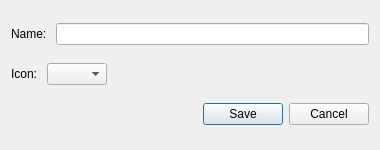
<?xml version="1.0" encoding="UTF-8"?>
<ui version="4.0">
 <class>TableEditor</class>
 <widget class="QDialog" name="TableEditor">
  <property name="geometry">
   <rect>
    <x>0</x>
    <y>0</y>
    <width>380</width>
    <height>150</height>
   </rect>
  </property>
  <property name="sizePolicy">
   <sizepolicy hsizetype="Fixed" vsizetype="Fixed">
    <horstretch>0</horstretch>
    <verstretch>0</verstretch>
   </sizepolicy>
  </property>
  <property name="minimumSize">
   <size>
    <width>380</width>
    <height>150</height>
   </size>
  </property>
  <property name="maximumSize">
   <size>
    <width>380</width>
    <height>150</height>
   </size>
  </property>
  <property name="windowTitle">
   <string>Dialog</string>
  </property>
  <layout class="QVBoxLayout" name="verticalLayout">
   <item>
    <layout class="QHBoxLayout" name="horizontalLayout_4">
     <item>
      <widget class="QLabel" name="label_name">
       <property name="text">
        <string>Name: </string>
       </property>
      </widget>
     </item>
     <item>
      <widget class="QLineEdit" name="line_name"/>
     </item>
    </layout>
   </item>
   <item>
    <layout class="QHBoxLayout" name="horizontalLayout_5">
     <item>
      <widget class="QLabel" name="label_icon">
       <property name="text">
        <string>Icon: </string>
       </property>
      </widget>
     </item>
     <item>
      <widget class="QComboBox" name="comboBox_icon">
       <property name="sizePolicy">
        <sizepolicy hsizetype="Fixed" vsizetype="Fixed">
         <horstretch>0</horstretch>
         <verstretch>0</verstretch>
        </sizepolicy>
       </property>
       <property name="minimumSize">
        <size>
         <width>60</width>
         <height>0</height>
        </size>
       </property>
       <property name="maximumSize">
        <size>
         <width>60</width>
         <height>16777215</height>
        </size>
       </property>
      </widget>
     </item>
     <item>
      <spacer name="horizontalSpacer">
       <property name="orientation">
        <enum>Qt::Orientation::Horizontal</enum>
       </property>
       <property name="sizeHint" stdset="0">
        <size>
         <width>50</width>
         <height>20</height>
        </size>
       </property>
      </spacer>
     </item>
    </layout>
   </item>
   <item>
    <layout class="QHBoxLayout" name="horizontalLayout_6">
     <item>
      <spacer name="horizontalSpacer_2">
       <property name="orientation">
        <enum>Qt::Orientation::Horizontal</enum>
       </property>
       <property name="sizeHint" stdset="0">
        <size>
         <width>40</width>
         <height>20</height>
        </size>
       </property>
      </spacer>
     </item>
     <item>
      <widget class="QPushButton" name="button_save">
       <property name="text">
        <string>Save</string>
       </property>
      </widget>
     </item>
     <item>
      <widget class="QPushButton" name="button_cancel">
       <property name="text">
        <string>Cancel</string>
       </property>
      </widget>
     </item>
    </layout>
   </item>
  </layout>
 </widget>
 <resources/>
 <connections/>
</ui>
